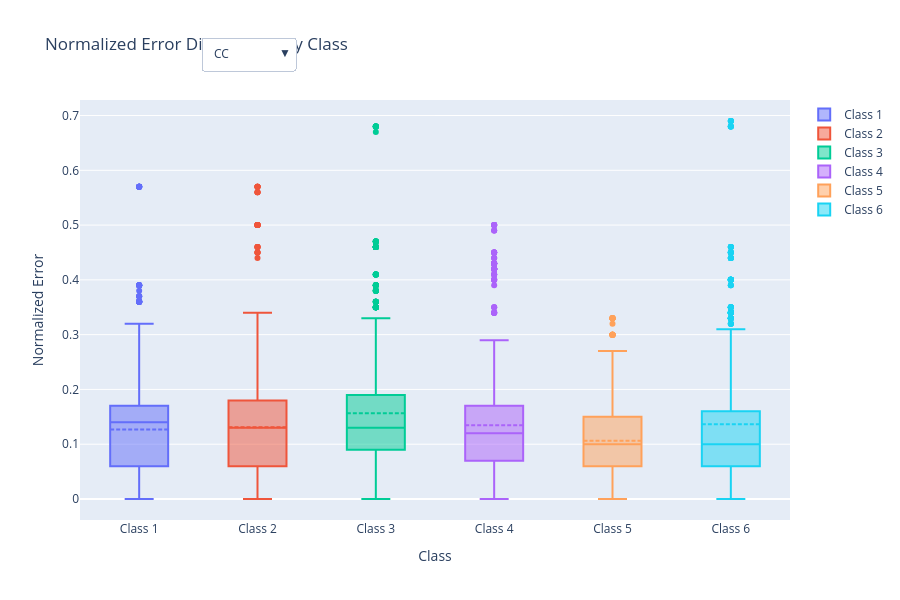

The cell this chart's notebook holds for it:
### Markdown cell above
### Boxplot per method

### Code cell
def plot_normalized_error_by_method(df):
    """
    Create an interactive box plot showing normalized error distribution by class for each quantification method.
    
    Parameters:
    df (pd.DataFrame): DataFrame containing error metrics and quantification methods
    
    Returns:
    plotly.graph_objects.Figure: Interactive plotly figure
    """
    import plotly.graph_objects as go
    
    # Create figure
    fig = go.Figure()
    
    # Get unique quantification methods
    qnt_methods = df['qnt'].unique().tolist()
    
    # Add traces for each qnt method
    for qnt in qnt_methods:
        df_filtered = df[df['qnt'] == qnt]
        
        # Add trace for each class
        for i in classes:
            fig.add_trace(go.Box(
                y=df_filtered[f'c{i}_error_normalized'],
                name=f'Class {i}',
                visible=(qnt == qnt_methods[0]),  # Only first method visible initially
                boxmean=True
            ))
    
    # Create buttons for dropdown
    buttons = []
    for idx, qnt in enumerate(qnt_methods):
        # Calculate which traces should be visible for this qnt method
        visible = [False] * len(fig.data)
        start_idx = idx * 6  # 6 traces per qnt method (one per class)
        for i in range(6):
            visible[start_idx + i] = True
        
        buttons.append(dict(
            label=qnt,
            method='update',
            args=[{'visible': visible}]
        ))
    
    # Update layout
    fig.update_layout(
        updatemenus=[dict(
            active=0,
            buttons=buttons,
            x=0.17,
            xanchor='left',
            y=1.15,
            yanchor='top'
        )],
        title='Normalized Error Distribution by Class',
        xaxis_title='Class',
        yaxis_title='Normalized Error',
        height=600,
        showlegend=True
    )
    
    return fig

# Call the function and display the plot
fig2 = plot_normalized_error_by_method(df)
fig2.show()

### Figure 1 — Plotly figure (JSON) as saved in the notebook; plotly's stock layout.template omitted (floating-point values rounded to 4 significant figures; data arrays with more than 128 entries replaced by an {"elided": "..."} marker saying what was removed)
{"data": [{"boxmean": true, "name": "Class 1", "type": "box", "visible": true, "y": {"elided": "1000 float values"}}, {"boxmean": true, "name": "Class 2", "type": "box", "visible": true, "y": {"elided": "1000 float values"}}, {"boxmean": true, "name": "Class 3", "type": "box", "visible": true, "y": {"elided": "1000 float values"}}, {"boxmean": true, "name": "Class 4", "type": "box", "visible": true, "y": {"elided": "1000 float values"}}, {"boxmean": true, "name": "Class 5", "type": "box", "visible": true, "y": {"elided": "1000 float values"}}, {"boxmean": true, "name": "Class 6", "type": "box", "visible": true, "y": {"elided": "1000 float values"}}, {"boxmean": true, "name": "Class 1", "type": "box", "visible": false, "y": {"elided": "1000 float values"}}, {"boxmean": true, "name": "Class 2", "type": "box", "visible": false, "y": {"elided": "1000 float values"}}, {"boxmean": true, "name": "Class 3", "type": "box", "visible": false, "y": {"elided": "1000 float values"}}, {"boxmean": true, "name": "Class 4", "type": "box", "visible": false, "y": {"elided": "1000 float values"}}, {"boxmean": true, "name": "Class 5", "type": "box", "visible": false, "y": {"elided": "1000 float values"}}, {"boxmean": true, "name": "Class 6", "type": "box", "visible": false, "y": {"elided": "1000 float values"}}, {"boxmean": true, "name": "Class 1", "type": "box", "visible": false, "y": {"elided": "1000 float values"}}, {"boxmean": true, "name": "Class 2", "type": "box", "visible": false, "y": {"elided": "1000 float values"}}, {"boxmean": true, "name": "Class 3", "type": "box", "visible": false, "y": {"elided": "1000 float values"}}, {"boxmean": true, "name": "Class 4", "type": "box", "visible": false, "y": {"elided": "1000 float values"}}, {"boxmean": true, "name": "Class 5", "type": "box", "visible": false, "y": {"elided": "1000 float values"}}, {"boxmean": true, "name": "Class 6", "type": "box", "visible": false, "y": {"elided": "1000 float values"}}, {"boxmean": true, "name": "Class 1", "type": "box", "visible": false, "y": {"elided": "1000 float values"}}, {"boxmean": true, "name": "Class 2", "type": "box", "visible": false, "y": {"elided": "1000 float values"}}, {"boxmean": true, "name": "Class 3", "type": "box", "visible": false, "y": {"elided": "1000 float values"}}, {"boxmean": true, "name": "Class 4", "type": "box", "visible": false, "y": {"elided": "1000 float values"}}, {"boxmean": true, "name": "Class 5", "type": "box", "visible": false, "y": {"elided": "1000 float values"}}, {"boxmean": true, "name": "Class 6", "type": "box", "visible": false, "y": {"elided": "1000 float values"}}, {"boxmean": true, "name": "Class 1", "type": "box", "visible": false, "y": {"elided": "1000 float values"}}, {"boxmean": true, "name": "Class 2", "type": "box", "visible": false, "y": {"elided": "1000 float values"}}, {"boxmean": true, "name": "Class 3", "type": "box", "visible": false, "y": {"elided": "1000 float values"}}, {"boxmean": true, "name": "Class 4", "type": "box", "visible": false, "y": {"elided": "1000 float values"}}, {"boxmean": true, "name": "Class 5", "type": "box", "visible": false, "y": {"elided": "1000 float values"}}, {"boxmean": true, "name": "Class 6", "type": "box", "visible": false, "y": {"elided": "1000 float values"}}, {"boxmean": true, "name": "Class 1", "type": "box", "visible": false, "y": {"elided": "1000 float values"}}, {"boxmean": true, "name": "Class 2", "type": "box", "visible": false, "y": {"elided": "1000 float values"}}, {"boxmean": true, "name": "Class 3", "type": "box", "visible": false, "y": {"elided": "1000 float values"}}, {"boxmean": true, "name": "Class 4", "type": "box", "visible": false, "y": {"elided": "1000 float values"}}, {"boxmean": true, "name": "Class 5", "type": "box", "visible": false, "y": {"elided": "1000 float values"}}, {"boxmean": true, "name": "Class 6", "type": "box", "visible": false, "y": {"elided": "1000 float values"}}, {"boxmean": true, "name": "Class 1", "type": "box", "visible": false, "y": {"elided": "1000 float values"}}, {"boxmean": true, "name": "Class 2", "type": "box", "visible": false, "y": {"elided": "1000 float values"}}, {"boxmean": true, "name": "Class 3", "type": "box", "visible": false, "y": {"elided": "1000 float values"}}, {"boxmean": true, "name": "Class 4", "type": "box", "visible": false, "y": {"elided": "1000 float values"}}, {"boxmean": true, "name": "Class 5", "type": "box", "visible": false, "y": {"elided": "1000 float values"}}, {"boxmean": true, "name": "Class 6", "type": "box", "visible": false, "y": {"elided": "1000 float values"}}, {"boxmean": true, "name": "Class 1", "type": "box", "visible": false, "y": {"elided": "1000 float values"}}, {"boxmean": true, "name": "Class 2", "type": "box", "visible": false, "y": {"elided": "1000 float values"}}, {"boxmean": true, "name": "Class 3", "type": "box", "visible": false, "y": {"elided": "1000 float values"}}, {"boxmean": true, "name": "Class 4", "type": "box", "visible": false, "y": {"elided": "1000 float values"}}, {"boxmean": true, "name": "Class 5", "type": "box", "visible": false, "y": {"elided": "1000 float values"}}, {"boxmean": true, "name": "Class 6", "type": "box", "visible": false, "y": {"elided": "1000 float values"}}, {"boxmean": true, "name": "Class 1", "type": "box", "visible": false, "y": {"elided": "1000 float values"}}, {"boxmean": true, "name": "Class 2", "type": "box", "visible": false, "y": {"elided": "1000 float values"}}, {"boxmean": true, "name": "Class 3", "type": "box", "visible": false, "y": {"elided": "1000 float values"}}, {"boxmean": true, "name": "Class 4", "type": "box", "visible": false, "y": {"elided": "1000 float values"}}, {"boxmean": true, "name": "Class 5", "type": "box", "visible": false, "y": {"elided": "1000 float values"}}, {"boxmean": true, "name": "Class 6", "type": "box", "visible": false, "y": {"elided": "1000 float values"}}, {"boxmean": true, "name": "Class 1", "type": "box", "visible": false, "y": {"elided": "1000 float values"}}, {"boxmean": true, "name": "Class 2", "type": "box", "visible": false, "y": {"elided": "1000 float values"}}, {"boxmean": true, "name": "Class 3", "type": "box", "visible": false, "y": {"elided": "1000 float values"}}, {"boxmean": true, "name": "Class 4", "type": "box", "visible": false, "y": {"elided": "1000 float values"}}, {"boxmean": true, "name": "Class 5", "type": "box", "visible": false, "y": {"elided": "1000 float values"}}, {"boxmean": true, "name": "Class 6", "type": "box", "visible": false, "y": {"elided": "1000 float values"}}, {"boxmean": true, "name": "Class 1", "type": "box", "visible": false, "y": {"elided": "1000 float values"}}, {"boxmean": true, "name": "Class 2", "type": "box", "visible": false, "y": {"elided": "1000 float values"}}, {"boxmean": true, "name": "Class 3", "type": "box", "visible": false, "y": {"elided": "1000 float values"}}, {"boxmean": true, "name": "Class 4", "type": "box", "visible": false, "y": {"elided": "1000 float values"}}, {"boxmean": true, "name": "Class 5", "type": "box", "visible": false, "y": {"elided": "1000 float values"}}, {"boxmean": true, "name": "Class 6", "type": "box", "visible": false, "y": {"elided": "1000 float values"}}, {"boxmean": true, "name": "Class 1", "type": "box", "visible": false, "y": {"elided": "1000 float values"}}, {"boxmean": true, "name": "Class 2", "type": "box", "visible": false, "y": {"elided": "1000 float values"}}, {"boxmean": true, "name": "Class 3", "type": "box", "visible": false, "y": {"elided": "1000 float values"}}, {"boxmean": true, "name": "Class 4", "type": "box", "visible": false, "y": {"elided": "1000 float values"}}, {"boxmean": true, "name": "Class 5", "type": "box", "visible": false, "y": {"elided": "1000 float values"}}, {"boxmean": true, "name": "Class 6", "type": "box", "visible": false, "y": {"elided": "1000 float values"}}, {"boxmean": true, "name": "Class 1", "type": "box", "visible": false, "y": {"elided": "1000 float values"}}, {"boxmean": true, "name": "Class 2", "type": "box", "visible": false, "y": {"elided": "1000 float values"}}, {"boxmean": true, "name": "Class 3", "type": "box", "visible": false, "y": {"elided": "1000 float values"}}, {"boxmean": true, "name": "Class 4", "type": "box", "visible": false, "y": {"elided": "1000 float values"}}, {"boxmean": true, "name": "Class 5", "type": "box", "visible": false, "y": {"elided": "1000 float values"}}, {"boxmean": true, "name": "Class 6", "type": "box", "visible": false, "y": {"elided": "1000 float values"}}, {"boxmean": true, "name": "Class 1", "type": "box", "visible": false, "y": {"elided": "1000 float values"}}, {"boxmean": true, "name": "Class 2", "type": "box", "visible": false, "y": {"elided": "1000 float values"}}, {"boxmean": true, "name": "Class 3", "type": "box", "visible": false, "y": {"elided": "1000 float values"}}, {"boxmean": true, "name": "Class 4", "type": "box", "visible": false, "y": {"elided": "1000 float values"}}, {"boxmean": true, "name": "Class 5", "type": "box", "visible": false, "y": {"elided": "1000 float values"}}, {"boxmean": true, "name": "Class 6", "type": "box", "visible": false, "y": {"elided": "1000 float values"}}, {"boxmean": true, "name": "Class 1", "type": "box", "visible": false, "y": {"elided": "1000 float values"}}, {"boxmean": true, "name": "Class 2", "type": "box", "visible": false, "y": {"elided": "1000 float values"}}, {"boxmean": true, "name": "Class 3", "type": "box", "visible": false, "y": {"elided": "1000 float values"}}, {"boxmean": true, "name": "Class 4", "type": "box", "visible": false, "y": {"elided": "1000 float values"}}, {"boxmean": true, "name": "Class 5", "type": "box", "visible": false, "y": {"elided": "1000 float values"}}, {"boxmean": true, "name": "Class 6", "type": "box", "visible": false, "y": {"elided": "1000 float values"}}, {"boxmean": true, "name": "Class 1", "type": "box", "visible": false, "y": {"elided": "1000 float values"}}, {"boxmean": true, "name": "Class 2", "type": "box", "visible": false, "y": {"elided": "1000 float values"}}, {"boxmean": true, "name": "Class 3", "type": "box", "visible": false, "y": {"elided": "1000 float values"}}, {"boxmean": true, "name": "Class 4", "type": "box", "visible": false, "y": {"elided": "1000 float values"}}, {"boxmean": true, "name": "Class 5", "type": "box", "visible": false, "y": {"elided": "1000 float values"}}, {"boxmean": true, "name": "Class 6", "type": "box", "visible": false, "y": {"elided": "1000 float values"}}, {"boxmean": true, "name": "Class 1", "type": "box", "visible": false, "y": {"elided": "1000 float values"}}, {"boxmean": true, "name": "Class 2", "type": "box", "visible": false, "y": {"elided": "1000 float values"}}, {"boxmean": true, "name": "Class 3", "type": "box", "visible": false, "y": {"elided": "1000 float values"}}, {"boxmean": true, "name": "Class 4", "type": "box", "visible": false, "y": {"elided": "1000 float values"}}, {"boxmean": true, "name": "Class 5", "type": "box", "visible": false, "y": {"elided": "1000 float values"}}, {"boxmean": true, "name": "Class 6", "type": "box", "visible": false, "y": {"elided": "1000 float values"}}, {"boxmean": true, "name": "Class 1", "type": "box", "visible": false, "y": {"elided": "1000 float values"}}, {"boxmean": true, "name": "Class 2", "type": "box", "visible": false, "y": {"elided": "1000 float values"}}, {"boxmean": true, "name": "Class 3", "type": "box", "visible": false, "y": {"elided": "1000 float values"}}, {"boxmean": true, "name": "Class 4", "type": "box", "visible": false, "y": {"elided": "1000 float values"}}, {"boxmean": true, "name": "Class 5", "type": "box", "visible": false, "y": {"elided": "1000 float values"}}, {"boxmean": true, "name": "Class 6", "type": "box", "visible": false, "y": {"elided": "1000 float values"}}, {"boxmean": true, "name": "Class 1", "type": "box", "visible": false, "y": {"elided": "1000 float values"}}, {"boxmean": true, "name": "Class 2", "type": "box", "visible": false, "y": {"elided": "1000 float values"}}, {"boxmean": true, "name": "Class 3", "type": "box", "visible": false, "y": {"elided": "1000 float values"}}, {"boxmean": true, "name": "Class 4", "type": "box", "visible": false, "y": {"elided": "1000 float values"}}, {"boxmean": true, "name": "Class 5", "type": "box", "visible": false, "y": {"elided": "1000 float values"}}, {"boxmean": true, "name": "Class 6", "type": "box", "visible": false, "y": {"elided": "1000 float values"}}, {"boxmean": true, "name": "Class 1", "type": "box", "visible": false, "y": {"elided": "1000 float values"}}, {"boxmean": true, "name": "Class 2", "type": "box", "visible": false, "y": {"elided": "1000 float values"}}, {"boxmean": true, "name": "Class 3", "type": "box", "visible": false, "y": {"elided": "1000 float values"}}, {"boxmean": true, "name": "Class 4", "type": "box", "visible": false, "y": {"elided": "1000 float values"}}, {"boxmean": true, "name": "Class 5", "type": "box", "visible": false, "y": {"elided": "1000 float values"}}, {"boxmean": true, "name": "Class 6", "type": "box", "visible": false, "y": {"elided": "1000 float values"}}, {"boxmean": true, "name": "Class 1", "type": "box", "visible": false, "y": {"elided": "1000 float values"}}, {"boxmean": true, "name": "Class 2", "type": "box", "visible": false, "y": {"elided": "1000 float values"}}, {"boxmean": true, "name": "Class 3", "type": "box", "visible": false, "y": {"elided": "1000 float values"}}, {"boxmean": true, "name": "Class 4", "type": "box", "visible": false, "y": {"elided": "1000 float values"}}, {"boxmean": true, "name": "Class 5", "type": "box", "visible": false, "y": {"elided": "1000 float values"}}, {"boxmean": true, "name": "Class 6", "type": "box", "visible": false, "y": {"elided": "1000 float values"}}, {"boxmean": true, "name": "Class 1", "type": "box", "visible": false, "y": {"elided": "1000 float values"}}, {"boxmean": true, "name": "Class 2", "type": "box", "visible": false, "y": {"elided": "1000 float values"}}, {"boxmean": true, "name": "Class 3", "type": "box", "visible": false, "y": {"elided": "1000 float values"}}, {"boxmean": true, "name": "Class 4", "type": "box", "visible": false, "y": {"elided": "1000 float values"}}, {"boxmean": true, "name": "Class 5", "type": "box", "visible": false, "y": {"elided": "1000 float values"}}, {"boxmean": true, "name": "Class 6", "type": "box", "visible": false, "y": {"elided": "1000 float values"}}], "layout": {"height": 600, "showlegend": true, "title": {"text": "Normalized Error Distribution by Class"}, "updatemenus": [{"active": 0, "buttons": [{"args": [{"visible": {"elided": "132 bool values"}}], "label": "CC", "method": "update"}, {"args": [{"visible": {"elided": "132 bool values"}}], "label": "PCC", "method": "update"}, {"args": [{"visible": {"elided": "132 bool values"}}], "label": "ACC", "method": "update"}, {"args": [{"visible": {"elided": "132 bool values"}}], "label": "PACC", "method": "update"}, {"args": [{"visible": {"elided": "132 bool values"}}], "label": "T50", "method": "update"}, {"args": [{"visible": {"elided": "132 bool values"}}], "label": "MAX", "method": "update"}, {"args": [{"visible": {"elided": "132 bool values"}}], "label": "MS", "method": "update"}, {"args": [{"visible": {"elided": "132 bool values"}}], "label": "MS2", "method": "update"}, {"args": [{"visible": {"elided": "132 bool values"}}], "label": "X", "method": "update"}, {"args": [{"visible": {"elided": "132 bool values"}}], "label": "SMM", "method": "update"}, {"args": [{"visible": {"elided": "132 bool values"}}], "label": "DyS", "method": "update"}, {"args": [{"visible": {"elided": "132 bool values"}}], "label": "DySyn", "method": "update"}, {"args": [{"visible": {"elided": "132 bool values"}}], "label": "HDy", "method": "update"}, {"args": [{"visible": {"elided": "132 bool values"}}], "label": "ACC_syn", "method": "update"}, {"args": [{"visible": {"elided": "132 bool values"}}], "label": "PACC_syn", "method": "update"}, {"args": [{"visible": {"elided": "132 bool values"}}], "label": "X_syn", "method": "update"}, {"args": [{"visible": {"elided": "132 bool values"}}], "label": "MAX_syn", "method": "update"}, {"args": [{"visible": {"elided": "132 bool values"}}], "label": "T50_syn", "method": "update"}, {"args": [{"visible": {"elided": "132 bool values"}}], "label": "MS_syn", "method": "update"}, {"args": [{"visible": {"elided": "132 bool values"}}], "label": "MS2_syn", "method": "update"}, {"args": [{"visible": {"elided": "132 bool values"}}], "label": "SMM_syn", "method": "update"}, {"args": [{"visible": {"elided": "132 bool values"}}], "label": "HDy_syn", "method": "update"}], "x": 0.17, "xanchor": "left", "y": 1.15, "yanchor": "top"}], "xaxis": {"title": {"text": "Class"}}, "yaxis": {"title": {"text": "Normalized Error"}}}}
